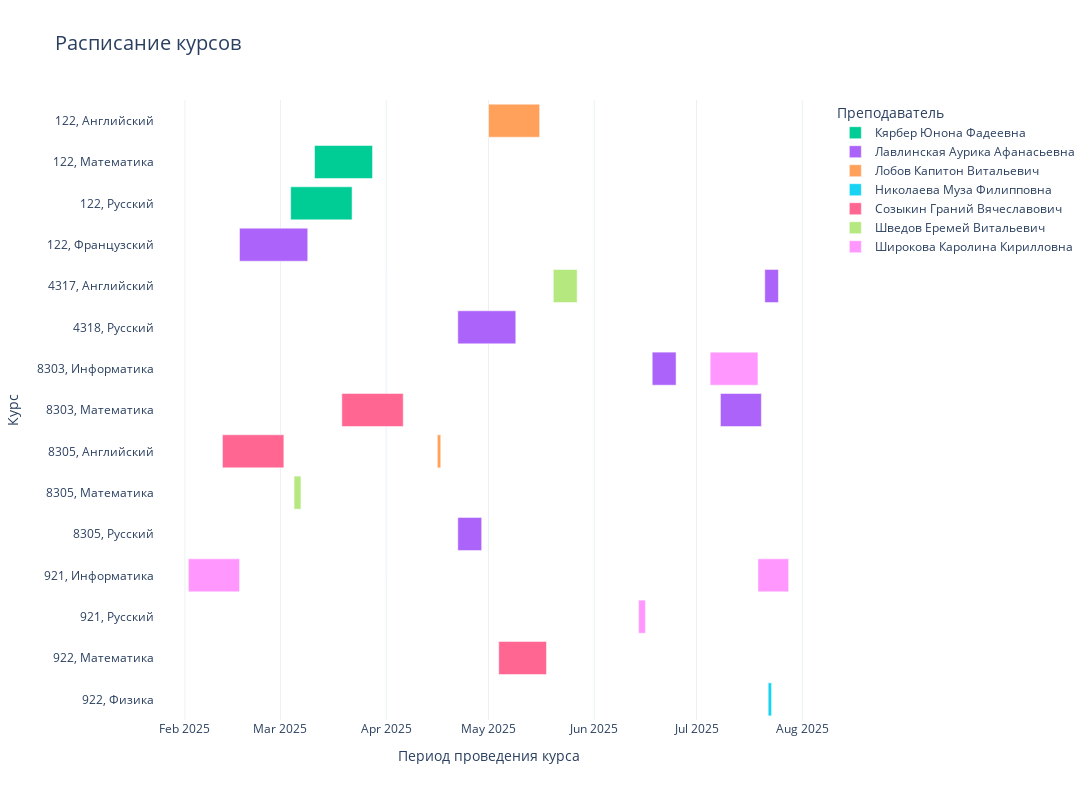

The notebook cell saved with this chart:
### Code cell
import pandas as pd
import plotly.express as px

# Загрузка данных
path = '''C:\\Personal\\Uni\\5 сем\\Информационные системы и технологии\\ИСиТ_КР.xlsm'''
df = pd.read_excel(path, sheet_name='Журнал учета', skiprows=5)

df['Курс'] = df['Номер группы'].astype('str') + ", " + df["Предмет"]


# Создание диаграммы
fig = px.timeline(df,
                  x_start="Дата начала курса",
                  x_end="Дата окончания курса",
                  y='Курс',
                  color="ФИО",
                  title="Расписание курсов",
                  labels={"Тип занятия": "Тип занятия", "ФИО": "Преподаватель"},
                  color_discrete_map={"лекция": "blue", "практика": "green"},
                  template='plotly_white'
                  )

# Настройка внешнего вида
fig.update_yaxes(categoryorder="category descending",)
fig.update_layout(
    width=1200,
    height=800,
    font=dict(size=12),
    title_font_size=20,
    xaxis_title="Период проведения курса",
    yaxis_title="Курс",
    legend_title="Преподаватель")

# Отображение диаграммы
fig.show()

### Figure 1 — Plotly figure (JSON) as saved in the notebook; plotly's stock layout.template omitted (floating-point values rounded to 4 significant figures)
{"data": [{"base": ["2025-03-11T00:00:00.000000000", "2025-03-04T00:00:00.000000000"], "hovertemplate": "Преподаватель=Кярбер Юнона Фадеевна<br>Дата начала курса=%{base}<br>Дата окончания курса=%{x}<br>Курс=%{y}<extra></extra>", "legendgroup": "Кярбер Юнона Фадеевна", "marker": {"color": "#00cc96", "pattern": {"shape": ""}}, "name": "Кярбер Юнона Фадеевна", "orientation": "h", "showlegend": true, "textposition": "auto", "x": [1468800000, 1555200000], "xaxis": "x", "y": ["122, Математика", "122, Русский"], "yaxis": "y", "type": "bar"}, {"base": ["2025-07-08T00:00:00.000000000", "2025-07-21T00:00:00.000000000", "2025-04-22T00:00:00.000000000", "2025-06-18T00:00:00.000000000", "2025-04-22T00:00:00.000000000", "2025-02-17T00:00:00.000000000"], "hovertemplate": "Преподаватель=Лавлинская Аурика Афанасьевна<br>Дата начала курса=%{base}<br>Дата окончания курса=%{x}<br>Курс=%{y}<extra></extra>", "legendgroup": "Лавлинская Аурика Афанасьевна", "marker": {"color": "#ab63fa", "pattern": {"shape": ""}}, "name": "Лавлинская Аурика Афанасьевна", "orientation": "h", "showlegend": true, "textposition": "auto", "x": [1036800000, 345600000, 604800000, 604800000, 1468800000, 1728000000], "xaxis": "x", "y": ["8303, Математика", "4317, Английский", "8305, Русский", "8303, Информатика", "4318, Русский", "122, Французский"], "yaxis": "y", "type": "bar"}, {"base": ["2025-04-16T00:00:00.000000000", "2025-05-01T00:00:00.000000000"], "hovertemplate": "Преподаватель=Лобов Капитон Витальевич<br>Дата начала курса=%{base}<br>Дата окончания курса=%{x}<br>Курс=%{y}<extra></extra>", "legendgroup": "Лобов Капитон Витальевич", "marker": {"color": "#FFA15A", "pattern": {"shape": ""}}, "name": "Лобов Капитон Витальевич", "orientation": "h", "showlegend": true, "textposition": "auto", "x": [86400000, 1296000000], "xaxis": "x", "y": ["8305, Английский", "122, Английский"], "yaxis": "y", "type": "bar"}, {"base": ["2025-07-22T00:00:00.000000000"], "hovertemplate": "Преподаватель=Николаева Муза Филипповна<br>Дата начала курса=%{base}<br>Дата окончания курса=%{x}<br>Курс=%{y}<extra></extra>", "legendgroup": "Николаева Муза Филипповна", "marker": {"color": "#19d3f3", "pattern": {"shape": ""}}, "name": "Николаева Муза Филипповна", "orientation": "h", "showlegend": true, "textposition": "auto", "x": [86400000], "xaxis": "x", "y": ["922, Физика"], "yaxis": "y", "type": "bar"}, {"base": ["2025-02-12T00:00:00.000000000", "2025-03-19T00:00:00.000000000", "2025-05-04T00:00:00.000000000"], "hovertemplate": "Преподаватель=Созыкин Граний Вячеславович<br>Дата начала курса=%{base}<br>Дата окончания курса=%{x}<br>Курс=%{y}<extra></extra>", "legendgroup": "Созыкин Граний Вячеславович", "marker": {"color": "#FF6692", "pattern": {"shape": ""}}, "name": "Созыкин Граний Вячеславович", "orientation": "h", "showlegend": true, "textposition": "auto", "x": [1555200000, 1555200000, 1209600000], "xaxis": "x", "y": ["8305, Английский", "8303, Математика", "922, Математика"], "yaxis": "y", "type": "bar"}, {"base": ["2025-03-05T00:00:00.000000000", "2025-05-20T00:00:00.000000000"], "hovertemplate": "Преподаватель=Шведов Еремей Витальевич<br>Дата начала курса=%{base}<br>Дата окончания курса=%{x}<br>Курс=%{y}<extra></extra>", "legendgroup": "Шведов Еремей Витальевич", "marker": {"color": "#B6E880", "pattern": {"shape": ""}}, "name": "Шведов Еремей Витальевич", "orientation": "h", "showlegend": true, "textposition": "auto", "x": [172800000, 604800000], "xaxis": "x", "y": ["8305, Математика", "4317, Английский"], "yaxis": "y", "type": "bar"}, {"base": ["2025-07-05T00:00:00.000000000", "2025-02-02T00:00:00.000000000", "2025-07-19T00:00:00.000000000", "2025-06-14T00:00:00.000000000"], "hovertemplate": "Преподаватель=Широкова Каролина Кирилловна<br>Дата начала курса=%{base}<br>Дата окончания курса=%{x}<br>Курс=%{y}<extra></extra>", "legendgroup": "Широкова Каролина Кирилловна", "marker": {"color": "#FF97FF", "pattern": {"shape": ""}}, "name": "Широкова Каролина Кирилловна", "orientation": "h", "showlegend": true, "textposition": "auto", "x": [1209600000, 1296000000, 777600000, 172800000], "xaxis": "x", "y": ["8303, Информатика", "921, Информатика", "921, Информатика", "921, Русский"], "yaxis": "y", "type": "bar"}], "layout": {"xaxis": {"anchor": "y", "domain": [0.0, 1.0], "type": "date", "title": {"text": "Период проведения курса"}}, "yaxis": {"anchor": "x", "domain": [0.0, 1.0], "title": {"text": "Курс"}, "categoryorder": "category descending"}, "legend": {"title": {"text": "Преподаватель"}, "tracegroupgap": 0}, "title": {"text": "Расписание курсов", "font": {"size": 20}}, "barmode": "overlay", "font": {"size": 12}, "width": 1200, "height": 800}}
